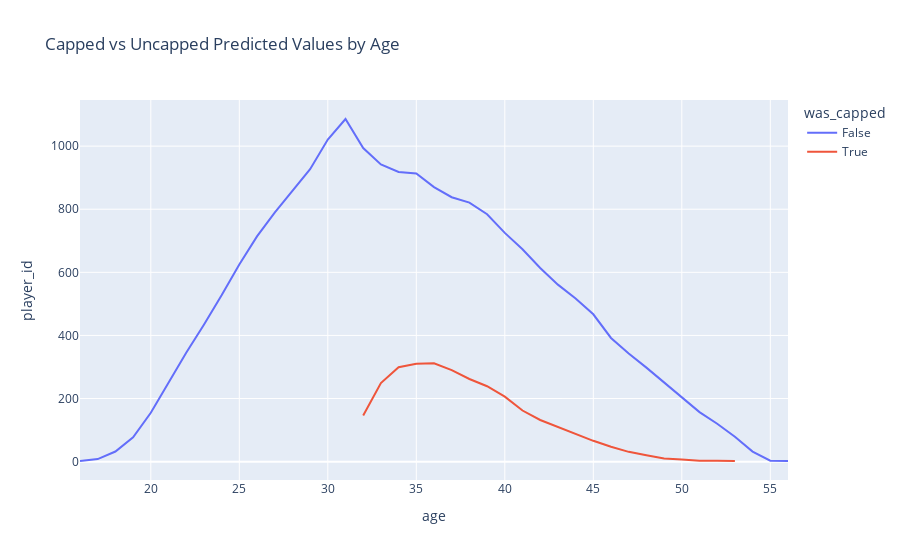

This figure's notebook cell:
### Code cell
px.line(agg_age, x="age", y="player_id", color="was_capped", title="Capped vs Uncapped Predicted Values by Age")

### Figure 1 — Plotly figure (JSON) as saved in the notebook; plotly's stock layout.template omitted (floating-point values rounded to 4 significant figures)
{"data": [{"hovertemplate": "was_capped=False<br>age=%{x}<br>player_id=%{y}<extra></extra>", "legendgroup": "False", "line": {"color": "#636efa", "dash": "solid"}, "marker": {"symbol": "circle"}, "mode": "lines", "name": "False", "orientation": "v", "showlegend": true, "type": "scatter", "x": [16, 17, 18, 19, 20, 21, 22, 23, 24, 25, 26, 27, 28, 29, 30, 31, 32, 33, 34, 35, 36, 37, 38, 39, 40, 41, 42, 43, 44, 45, 46, 47, 48, 49, 50, 51, 52, 53, 54, 55, 56], "xaxis": "x", "y": [2, 8, 32, 77, 155, 251, 345, 434, 527, 625, 714, 789, 857, 927, 1021, 1086, 994, 942, 918, 913, 870, 838, 821, 784, 725, 673, 614, 561, 517, 467, 392, 343, 298, 251, 204, 157, 120, 79, 32, 3, 2], "yaxis": "y"}, {"hovertemplate": "was_capped=True<br>age=%{x}<br>player_id=%{y}<extra></extra>", "legendgroup": "True", "line": {"color": "#EF553B", "dash": "solid"}, "marker": {"symbol": "circle"}, "mode": "lines", "name": "True", "orientation": "v", "showlegend": true, "type": "scatter", "x": [32, 33, 34, 35, 36, 37, 38, 39, 40, 41, 42, 43, 44, 45, 46, 47, 48, 49, 50, 51, 52, 53], "xaxis": "x", "y": [146, 249, 299, 310, 312, 290, 262, 239, 206, 162, 132, 110, 86, 66, 47, 31, 20, 10, 7, 3, 3, 2], "yaxis": "y"}], "layout": {"legend": {"title": {"text": "was_capped"}, "tracegroupgap": 0}, "title": {"text": "Capped vs Uncapped Predicted Values by Age"}, "xaxis": {"anchor": "y", "domain": [0, 1], "title": {"text": "age"}}, "yaxis": {"anchor": "x", "domain": [0, 1], "title": {"text": "player_id"}}}}
